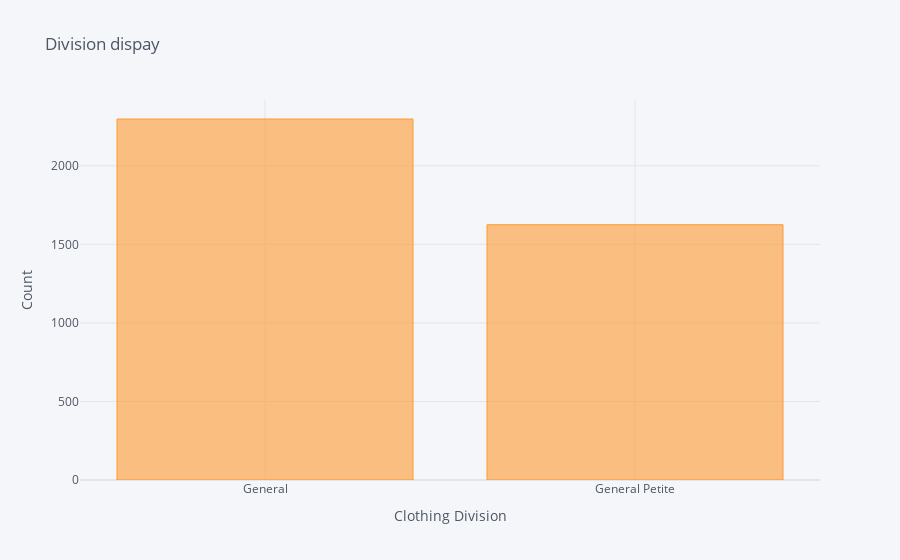

Write notebook code for a chart like this one.
### Code cell
#General col check
df_45['Division Name'].value_counts().iplot(kind='bar', xTitle='Clothing Division', yTitle='Count', title='Division dispay')

### Figure 1 — Plotly figure (JSON) as saved in the notebook; plotly's stock layout.template omitted (floating-point values rounded to 4 significant figures)
{"data": [{"marker": {"color": "rgba(255, 153, 51, 0.6)", "line": {"color": "rgba(255, 153, 51, 1.0)", "width": 1}}, "name": "Division Name", "orientation": "v", "text": "", "type": "bar", "x": ["General", "General Petite"], "y": [2298, 1625]}], "layout": {"legend": {"bgcolor": "#F5F6F9", "font": {"color": "#4D5663"}}, "paper_bgcolor": "#F5F6F9", "plot_bgcolor": "#F5F6F9", "title": {"font": {"color": "#4D5663"}, "text": "Division dispay"}, "xaxis": {"gridcolor": "#E1E5ED", "showgrid": true, "tickfont": {"color": "#4D5663"}, "title": {"font": {"color": "#4D5663"}, "text": "Clothing Division"}, "zerolinecolor": "#E1E5ED"}, "yaxis": {"gridcolor": "#E1E5ED", "showgrid": true, "tickfont": {"color": "#4D5663"}, "title": {"font": {"color": "#4D5663"}, "text": "Count"}, "zerolinecolor": "#E1E5ED"}}}
